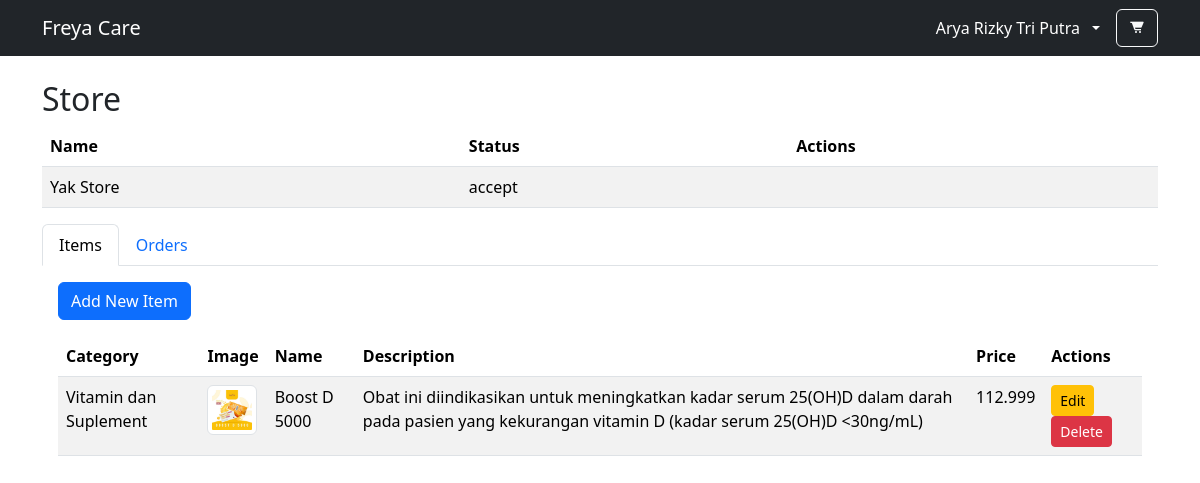
The app's page /store/index.php (signed in) with its own data.
### tables this page shows
CREATE TABLE IF NOT EXISTS `stores` (
  `id` int NOT NULL AUTO_INCREMENT,
  `user_id` int NOT NULL,
  `name` varchar(225) NOT NULL,
  `status` enum('pending','accept','reject') NOT NULL DEFAULT 'pending',
  `reject_reason` text,
  PRIMARY KEY (`id`),
  KEY `fk_shops_to_users` (`user_id`),
  CONSTRAINT `fk_shops_to_users` FOREIGN KEY (`user_id`) REFERENCES `users` (`id`) ON DELETE CASCADE ON UPDATE CASCADE
);

CREATE TABLE IF NOT EXISTS `items` (
  `id` int NOT NULL AUTO_INCREMENT,
  `category_id` int NOT NULL,
  `store_id` int NOT NULL,
  `image` varchar(225) NOT NULL,
  `name` varchar(225) NOT NULL,
  `description` text NOT NULL,
  `price` int NOT NULL,
  PRIMARY KEY (`id`),
  KEY `fk_items_to_categories` (`category_id`),
  KEY `fk_items_to_stores` (`store_id`),
  CONSTRAINT `fk_items_to_categories` FOREIGN KEY (`category_id`) REFERENCES `categories` (`id`) ON DELETE CASCADE ON UPDATE CASCADE,
  CONSTRAINT `fk_items_to_stores` FOREIGN KEY (`store_id`) REFERENCES `stores` (`id`) ON DELETE CASCADE ON UPDATE CASCADE
);

CREATE TABLE IF NOT EXISTS `categories` (
  `id` int NOT NULL AUTO_INCREMENT,
  `name` varchar(225) NOT NULL,
  PRIMARY KEY (`id`)
);

### class/Store.php (called while the page is built)
<?php
class Store {
    private $pdo;
    public function __construct($pdo) {
        $this->pdo = $pdo;
    }
    public function getStoreByUserId($user_id) {
        $stmt = $this->pdo->prepare("SELECT * FROM stores WHERE user_id = ?");
        $stmt->execute([$user_id]);
        return $stmt->fetch(PDO::FETCH_ASSOC);
    }
}

### class/Item.php (called while the page is built, shortened)
<?php
class Item {
    private $pdo;
    public function __construct($pdo) {
        $this->pdo = $pdo;
    }
    public function getItemsByUserId($user_id) {
        $stmt = $this->pdo->prepare("SELECT items.*, categories.name as category_name
            FROM items
            JOIN categories ON items.category_id = categories.id
            JOIN stores ON stores.id = items.store_id
            WHERE stores.user_id = ?
            ORDER BY items.id DESC");
        $stmt->execute([$user_id]);
        return $stmt->fetchAll(PDO::FETCH_ASSOC);
    }
}

### store/index.php (the view, shortened to what this page needs)
<?php
require_once('../layouts/head.php');
require_once('../layouts/header.php');
require_once '../class/Store.php';
require_once '../class/Item.php';
$database = new Database();
$pdo = $database->getConnection();
$user_id = $_COOKIE['user_id'];
$storeModel = new Store($pdo);
$itemModel = new Item($pdo);
$store = $storeModel->getStoreByUserId($user_id);
$items = $itemModel->getItemsByUserId($user_id);
?>
<section class="container mt-4">
    <h2>Store</h2>
    <table class="table table-striped">
        <thead>
            <tr>
                <th>Name</th>
                <th>Status</th>
                <th>Actions</th>
            </tr>
        </thead>
        <tbody>
            <?php if($store) : ?>
            <tr>
                <td><?= htmlspecialchars($store['name']) ?></td>
                <td><?= htmlspecialchars($store['status']) ?></td>
                <td>
                </td>
            </tr>
            <?php endif; ?>
        </tbody>
    </table>
    <?php if($store && $store['status'] == 'accept'): ?>
    <ul class="nav nav-tabs" id="store-tab" role="tablist">
        <li class="nav-item" role="presentation">
            <button class="nav-link active" id="items-tab" data-bs-toggle="tab" data-bs-target="#items-tab-pane" type="button" role="tab" aria-controls="items-tab-pane" aria-selected="true">Items</button>
        </li>
        <li class="nav-item" role="presentation">
            <button class="nav-link" id="orders-tab" data-bs-toggle="tab" data-bs-target="#orders-tab-pane" type="button" role="tab" aria-controls="orders-tab-pane" aria-selected="false">Orders</button>
        </li>
    </ul>
    <div class="tab-content" id="store-tab-content">
        <div class="tab-pane fade show active p-3" id="items-tab-pane" role="tabpanel" aria-labelledby="items-tab">
            <a href="<?= getDomainUrl() . '/store/items/create.php' ?>" class="btn btn-primary mb-3">Add New Item</a>
            <table class="table table-striped">
                <thead>
                    <tr>
                        <th>Category</th>
                        <th>Image</th>
                        <th>Name</th>
                        <th>Description</th>
                        <th>Price</th>
                        <th>Actions</th>
                    </tr>
                </thead>
                <tbody>
                    <?php foreach ($items as $item): ?>
                    <tr>
                        <td><?= htmlspecialchars($item['category_name']) ?></td>
                        <td>
                            <?php if (!empty($item['image'])): ?>
                            <img src="../<?= htmlspecialchars($item['image']) ?>" width="50" class="img-thumbnail">
                            <?php else: ?>
                            <span class="text-muted">No image</span>
                            <?php endif; ?>
                        </td>
                        <td><?= htmlspecialchars($item['name']) ?></td>
                        <td><?= htmlspecialchars($item['description']) ?></td>
                        <td><?= number_format($item['price'], 0, '.', '.') ?></td>
                        <td>
                            <a href="<?= getDomainUrl() . '/store/items/update.php?id=' . $item['id'] ?>" class="btn btn-sm btn-warning">Edit</a>
                            <a href="<?= getDomainUrl() . '/store/items/delete.php?id=' . $item['id'] ?>" class="btn btn-sm btn-danger" onclick="return confirm('Are you sure?')">Delete</a>
                        </td>
                    </tr>
                    <?php endforeach; ?>
                </tbody>
            </table>
        </div>
    </div>
    <?php endif ?>
</section>
<?php require_once('../layouts/tail.php'); ?>

### records on screen
stores: name "Yak Store", status "accept"
items: category.name "Vitamin dan Suplement", image (picture), name "Boost D 5000", description "Obat ini diindikasikan untuk meningkatkan kadar serum 25(OH)D dalam darah pada pasien yang kekurangan vitamin D (kadar serum 25(OH)D <30ng/mL)", price "112.999"

### other values on screen
$_COOKIE['user_name'] "Arya Rizky Tri Putra"
